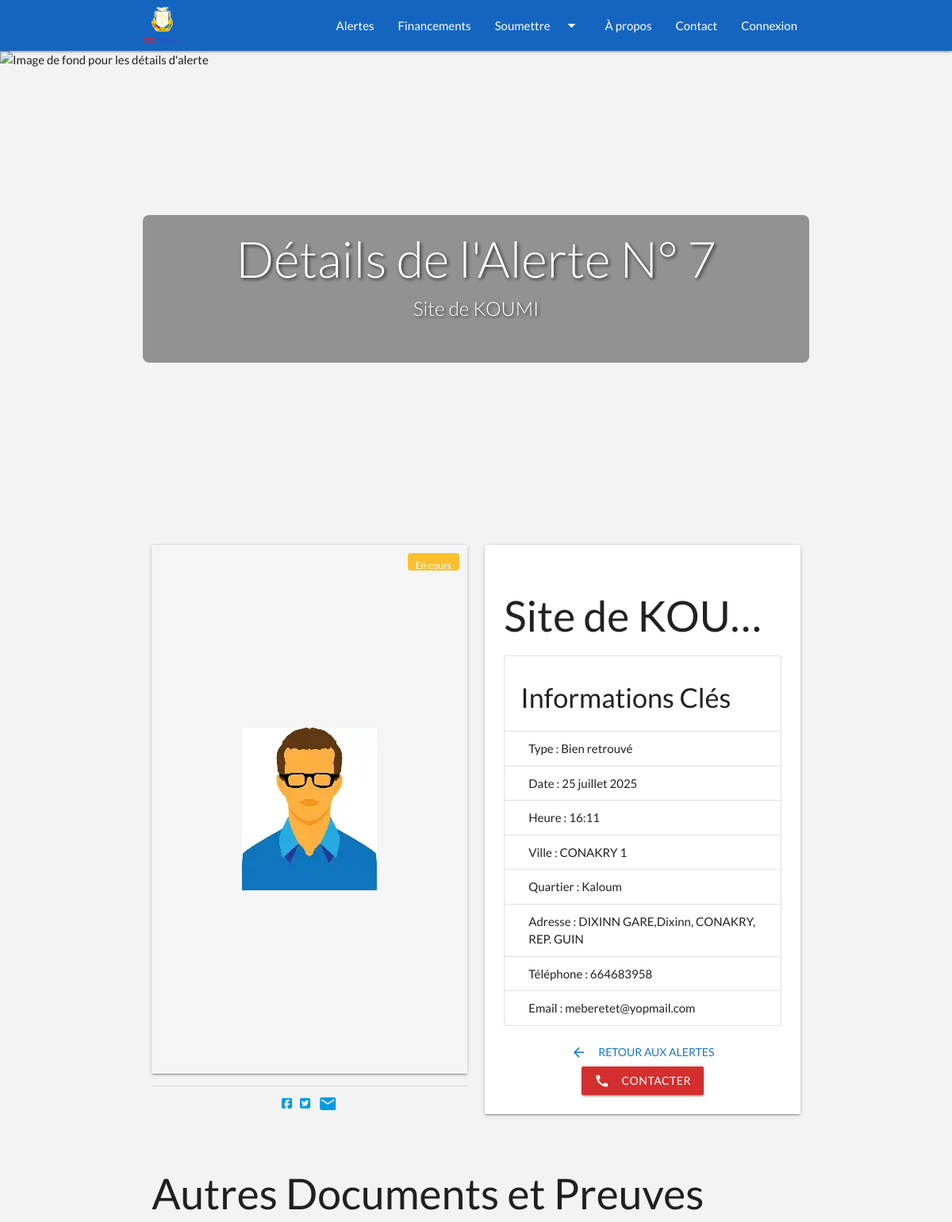
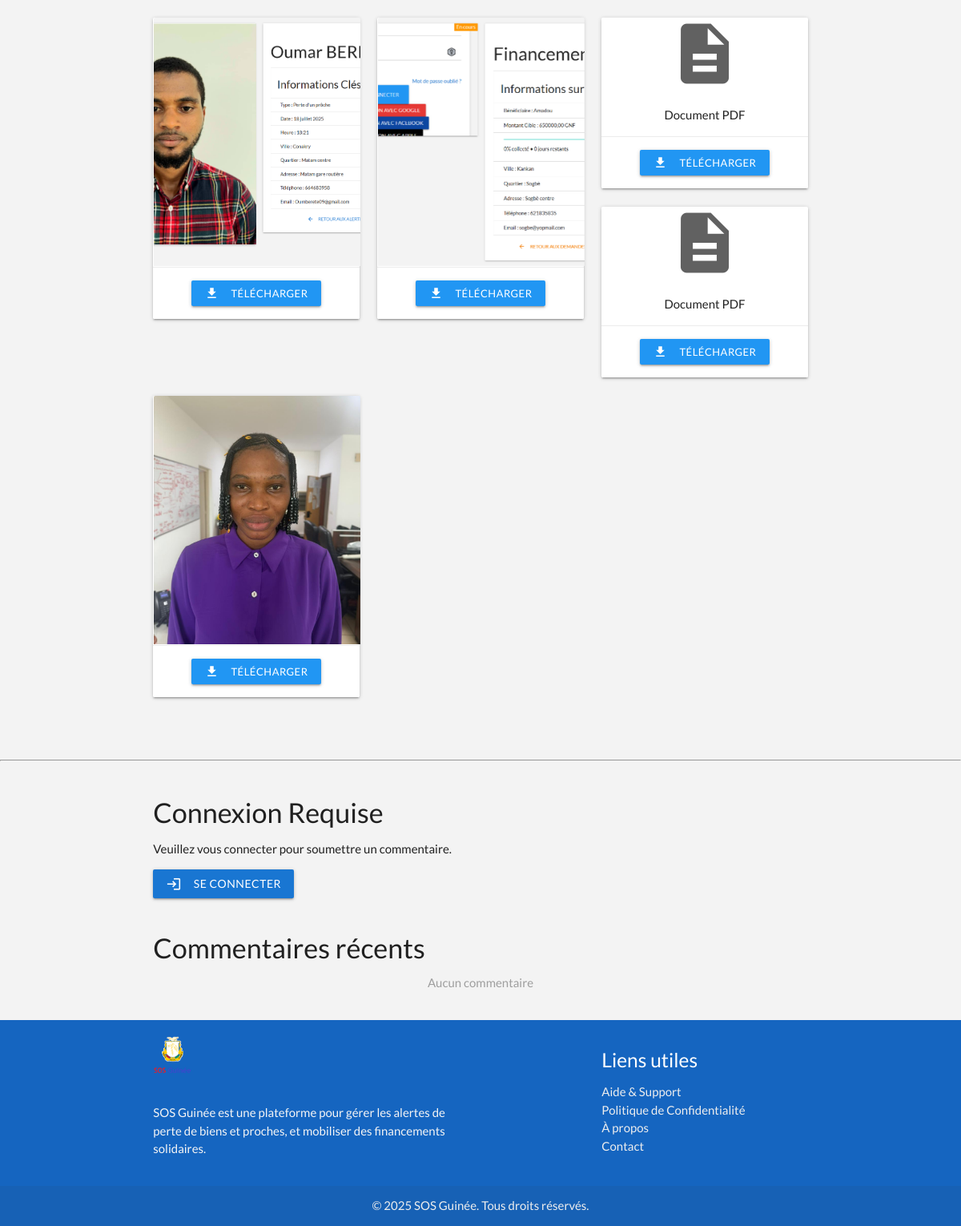
Page /loss-alert-details/7/ on the committed database (2 pictures, top to bottom).
### page/models.py (models this page shows, shortened)
class BaseEntity(models.Model):
    created_at = models.DateTimeField(auto_now_add=True)
    updated_at = models.DateTimeField(auto_now=True)
    isDeleted = models.BooleanField(blank=True, null=True, default=False)
    created_by = models.ForeignKey(
        User,
        on_delete=models.SET_NULL,
        null=True,
        blank=True,
        related_name='created_%(class)s_set'
    )
    updated_by = models.ForeignKey(
        User,
        on_delete=models.SET_NULL,
        null=True,
        blank=True,
        related_name='updated_%(class)s_set'
    )
    deleted_by = models.ForeignKey(
        User,
        on_delete=models.SET_NULL,
        null=True,
        blank=True,
        related_name='deleted_%(class)s_set'
    )
    class Meta:
        abstract = True

class LossAlert(BaseEntity):
    name = models.CharField(max_length=255, verbose_name='Nom du sujet concerné')
    loss_alert_type = models.ForeignKey(LossAlertType, on_delete=models.PROTECT, blank=True, null=True, verbose_name='Type alerte perte')
    loss_alert_status = models.ForeignKey(LossAlertStatus, on_delete=models.PROTECT, blank=True, null=True)
    description = models.TextField(verbose_name='Description')
    principal_image = models.ImageField(upload_to='img/alerts/', blank=True, null=True, verbose_name='Image Principale')
    email = models.CharField(max_length=255, null=True, blank=True, verbose_name='Email')
    phone = models.CharField(max_length=255, null=True, blank=True, verbose_name='Telephone')
    country = models.CharField(max_length=255, default="Guinée", blank=True, null=True, verbose_name='Pays')
    city = models.CharField(max_length=255, verbose_name='Ville')
    quarter = models.CharField(max_length=255, verbose_name='Quartier')
    address = models.CharField(max_length=255, verbose_name='Adresse')
    date_alert = models.DateField(verbose_name='Date alerte perte')
    hour_alert = models.TimeField(blank=True, null=True, verbose_name='Heure alerte perte')
    optional_docs = models.ManyToManyField(OptionalAlertDoc, verbose_name='Autres documents', blank=True, related_name='loss_alert')
    objects = BaseManager()
    all_objects = AllObjectsManager()
    @property
    def type_alert_name(self):
        if self.loss_alert_type:
            return self.loss_alert_type.name
        else:
            return "Alerte Perte"
    @property
    def status_alert_name(self):
        if self.loss_alert_status:
            return self.loss_alert_status.name
        else :
            return "Statut non defini"
    class Meta:
        verbose_name = 'Alerte perte'
        verbose_name_plural = 'Alertes perte'
        db_table = 'loss_alert'

class LossAlertStatus(BaseEntity):
    name = models.CharField(max_length=255, verbose_name='Statut alerte perte', unique=True)
    description = models.TextField(verbose_name='Description Statut alerte perte')
    objects = BaseManager()
    all_objects = AllObjectsManager()
    class Meta:
        verbose_name = 'Statut alerte perte'
        verbose_name_plural = 'Statuts alerte perte'
        db_table = 'loss_alert_status'

class LossAlertType(BaseEntity):
    name = models.CharField(max_length=255, verbose_name='Type alerte perte', unique=True)
    description = models.TextField(verbose_name='Description Type alerte perte')
    objects = BaseManager()
    all_objects = AllObjectsManager()
    class Meta:
        verbose_name = 'Type alerte perte'
        verbose_name_plural = 'Types alerte perte'
        db_table = 'loss_alert_type'

class OptionalAlertDoc(BaseEntity):
    document = models.FileField(upload_to='img/alerts/', verbose_name='Autres documents', blank=True, null=True)
    document_name = models.CharField(max_length=255, verbose_name='Nom document', blank=True, null=True)
    document_type = models.CharField(max_length=255, verbose_name='Type document', blank=True, null=True)
    document_size = models.CharField(max_length=255, verbose_name='Taille document', blank=True, null=True)
    class Meta:
        verbose_name = "Autre documents d'alerte perte"
        verbose_name_plural = "Autres documents d' alerte perte"
        db_table = 'optional_alert_doc'

### page/views.py (the view)
# urls.py: path('loss-alert-details/<int:pk>/', views.loss_alert_detail, name='loss_alert_detail'),
def loss_alert_detail(request, pk):
    alert = get_object_or_404(LossAlert, pk=pk)
    content_type = ContentType.objects.get_for_model(LossAlert)
    comments = Comment.objects.filter(content_type=content_type, object_id=alert.id, isDeleted=False).select_related('user')
    comment_form = CommentForm()
    return render(request, 'page/loss_alert_details.html', {
        'alert': alert,
        'comments': comments,  # 🔴 Important !
        'comment_form': comment_form,
        'model_name': 'lossalert',
        'object_id': alert.id
    })

### page/templates/page/loss_alert_details.html (shortened to what this page needs)
{% extends 'base.html' %}
{% load static custom_filters %}
{% block extracss %}
<link rel="stylesheet" href="{% static 'css/custom_css.css' %}">
{% endblock %}
{% block content %}
<main role="main">
  <section class="parallax-container valign-wrapper hero-section hero-details-page" aria-label="Bannière détails alerte">
    <div class="parallax">
      <img src="{% static 'img/articles/img7.avif' %}" alt="Image de fond pour les détails d'alerte">
    </div>
    <div class="container center-align white-text hero-content">
      <div class="row">
        <div class="col s12">
          <h1 class="header light text-shadow">Détails de l'Alerte N° {{ alert.id }}</h1>
          <h5 class="light text-shadow truncate">{{ alert.name }}</h5>
        </div>
      </div>
    </div>
  </section>
  <section class="section container" aria-labelledby="detail-alert-heading">
    <div class="row">
      <div class="col s12 m6 detail-main-image">
        <div class="card hoverable">
          <div class="card-image">
            <span class="badge yellow darken-2 white-text">{{ alert.status_alert_name }}</span>
            <img src="{% if alert.principal_image %}{{ alert.principal_image.url }}{% else %}{% static 'img/articles/img1.avif' %}{% endif %}"
                 alt="Image alerte {{ alert.name }}" loading="lazy" class="materialboxed">
          </div>
        </div>
        <div class="social-share-buttons">
          <a href="https://www.facebook.com/sharer/sharer.php?u={{ request.build_absolute_uri }}" target="_blank" rel="noopener noreferrer" aria-label="Partager sur Facebook"><i class="fab fa-facebook-square"></i></a>
          <a href="https://twitter.com/intent/tweet?url={{ request.build_absolute_uri }}&text=Alerte%20SOS%20Guinée:%20{{ alert.name|urlencode }}" target="_blank" rel="noopener noreferrer" aria-label="Partager sur Twitter"><i class="fab fa-twitter-square"></i></a>
          <a href="mailto:?subject=Alerte%20SOS%20Guinée:%20{{ alert.name|urlencode }}&body=Consultez%20cette%20alerte%20sur%20SOS%20Guinée:%20{{ request.build_absolute_uri }}" aria-label="Partager par Email"><i class="material-icons">email</i></a>
        </div>
      </div>
      <div class="col s12 m6">
        <div class="card-panel">
          <h2 class="truncate">{{ alert.name }}</h2>
          <ul class="collection with-header">
            <li class="collection-header"><h4>Informations Clés</h4></li>
            <li class="collection-item"><strong>Type :</strong> {{ alert.type_alert_name }}</li>
            <li class="collection-item"><strong>Date :</strong> {{ alert.date_alert|date:"d F Y" }}</li>
            <li class="collection-item"><strong>Heure :</strong> {{ alert.hour_alert }}</li>
            <li class="collection-item"><strong>Ville :</strong> {{ alert.city }}</li>
            <li class="collection-item"><strong>Quartier :</strong> {{ alert.quarter }}</li>
            <li class="collection-item"><strong>Adresse :</strong> {{ alert.address }}</li>
            <li class="collection-item"><strong>Téléphone :</strong> {{ alert.phone }}</li>
            <li class="collection-item"><strong>Email :</strong> {{ alert.email|default:"Non fourni" }}</li>
          </ul>
          <div class="card-action center-align">
            <a href="{% url 'loss_alert_list' %}" class="btn-flat waves-effect waves-light blue-text text-darken-2" aria-label="Retour aux alertes">
              <i class="material-icons left">arrow_back</i> Retour aux Alertes
            </a>
            {% if alert.phone %}
            <a href="tel:{{ alert.phone }}" class="btn waves-effect waves-light red darken-2" aria-label="Contacter par téléphone">
              <i class="material-icons left">call</i> Contacter
            </a>
            {% endif %}
          </div>
        </div>
      </div>
    </div>
    {% if alert.optional_docs.exists %}
    <div class="row">
      <div class="col s12">
        <h2>Autres Documents et Preuves</h2>
        <div class="row">
          {% for doc in alert.optional_docs.all %}
          <div class="col s12 m6 l4">
            <div class="card">
              <div class="card-image">
                {% if doc.document_type|startswith:"image" %}
                <img src="{{ doc.document.url }}" alt="Document image" class="materialboxed" loading="lazy">
                {% else %}
                <div class="document-preview center-align">
                  <i class="material-icons large grey-text text-darken-2">description</i>
                  <p>Document PDF</p>
                </div>
                {% endif %}
              </div>
              <div class="card-action center-align">
                <a href="{{ doc.document.url }}" target="_blank" rel="noopener noreferrer" class="btn-small blue waves-effect waves-light">
                  <i class="material-icons left">file_download</i> Télécharger
                </a>
              </div>
            </div>
          </div>
          {% endfor %}
        </div>
      </div>
    </div>
    {% endif %}
  </section>
  <hr>
  <section class="section container" aria-labelledby="detail-fund-heading">
    {% if user.is_authenticated %}
    <div class="row">
      <div class="col s12">
        <h6>Soumettre un Commentaire</h6>
        <div id="comment-form-section">
          <form id="comment-form" method="post">
            {% csrf_token %}
            {{ comment_form.text }}
            <button type="submit" class="btn waves-effect blue">Commenter</button>
          </form>
        </div>
      </div>
    </div>
    {% else %}
    <div class="row">
      <div class="col s12">
        <h4>Connexion Requise</h4>
        <p>Veuillez vous connecter pour soumettre un commentaire.</p>
        <a href="{% url 'login' %}" class="btn waves-effect waves-light blue darken-2">
          <i class="material-icons left">login</i> Se connecter
        </a>
      </div>
    </div>
    {% endif %}
    <div class="row">
      <div class="col s12">
        <h4>Commentaires récents</h4>
        <div id="comments-list">
          {% if comments %}
          {% for comment in comments %}
          <div class="card-panel">
            <strong>{{ comment.user.username }}</strong> — <small>{{ comment.created_at|date:"d/m/Y H:i" }}</small>
            <p>{{ comment.text }}</p>
          </div>
          {% endfor %}
          {% else %}
          <div class="center grey-text">Aucun commentaire</div>
          {% endif %}
        </div>
      </div>
    </div>
  </section>
</main>
{% endblock %}

### templates/base.html (shortened to what this page needs)
{% load static %}
<!DOCTYPE html>
<html lang="en">
<head>
    <link rel="stylesheet" href="{% static 'css/style.css' %}">
     <link type="text/css" rel="stylesheet" href="{% static 'materialize/css/materialize.min.css' %}"  media="screen,projection"/>
    <link rel="stylesheet" href="https://cdnjs.cloudflare.com/ajax/libs/font-awesome/6.5.2/css/all.min.css" />
    <link rel="stylesheet" href="{% static 'css/custom.css' %}">
    {% block extracss %}{% endblock %}
</head>
<body>
<div class="main-wrapper">
    {% include 'page/components/nav.html' %}
    <main>
        {% block content %}{% endblock %}
    </main>
    {% include 'page/components/footer.html' %}
</div>
</body>
</html>

### page/templates/page/components/nav.html (shortened to what this page needs)
{% load static %}
<nav class="blue darken-3" role="navigation" aria-label="Main navigation">
  <div class="nav-wrapper container">
    <a href="{% url 'home' %}" class="brand-logo">
      <img src="{% static 'img/mylogo.png' %}" alt="SOS Guinée logo" class="responsive-img" style="height:48px; margin-top:8px;">
    </a>
    <ul class="right hide-on-med-and-down">
      <li class="{% if request.resolver_match.url_name == 'loss_alert_list' %}active{% endif %}"><a href="{% url 'loss_alert_list' %}">Alertes</a></li>
      <li class="{% if request.resolver_match.url_name == 'funding_request_list' %}active{% endif %}"><a href="{% url 'funding_request_list' %}">Financements</a></li>
      <li>
        <a class="dropdown-trigger" href="#!" data-target="soumettre-dropdown">Soumettre <i class="material-icons right">arrow_drop_down</i></a>
      </li>
      <li class="{% if request.resolver_match.url_name == 'about_us' %}active{% endif %}"><a href="{% url 'about_us' %}">À propos</a></li>
      <li class="{% if request.resolver_match.url_name == 'contact' %}active{% endif %}"><a href="{% url 'contact' %}">Contact</a></li>
      {% if user.is_authenticated %}
      <li>
        <a class="dropdown-trigger" href="#!" data-target="user-dropdown" aria-label="Menu utilisateur">
          <img src="{% static 'img/avatar/avatar1.png' %}" alt="Profil" class="circle responsive-img" style="height:32px; vertical-align: middle; margin-right:8px;">
          <i class="material-icons right">arrow_drop_down</i>
        </a>
      </li>
      {% else %}
      <li class="{% if request.resolver_match.url_name == 'login' %}active{% endif %}"><a href="{% url 'login' %}">Connexion</a></li>
      {% endif %}
    </ul>
  </div>
</nav>

### page/templates/page/components/footer.html
{% load static %}
<footer class="page-footer blue darken-3" role="contentinfo">
  <div class="container">
    <div class="row">
      <div class="col s12 m6">
        <img src="{% static 'img/mylogo.png' %}" alt="SOS Guinée logo" class="responsive-img" style="height:48px; margin-bottom:16px;">
        <p class="grey-text text-lighten-4">
          SOS Guinée est une plateforme pour gérer les alertes de perte de biens et proches, et mobiliser des financements solidaires.
        </p>
      </div>
      <div class="col s12 m4 offset-m2">
        <h5 class="white-text">Liens utiles</h5>
        <ul>
          <li><a class="grey-text text-lighten-3" href="{% url 'help_support' %}">Aide & Support</a></li>
          <li><a class="grey-text text-lighten-3" href="{% url 'policy_privacy' %}">Politique de Confidentialité</a></li>
          <li><a class="grey-text text-lighten-3" href="{% url 'about_us' %}">À propos</a></li>
          <li><a class="grey-text text-lighten-3" href="{% url 'contact' %}">Contact</a></li>
        </ul>
      </div>
    </div>
  </div>
  <div class="footer-copyright">
    <div class="container center-align grey-text text-lighten-3">
      © 2025 SOS Guinée. Tous droits réservés.
    </div>
  </div>
</footer>

### rows in the picture
LossAlert: id "7", name "Site de KOUMI", status_alert_name "En cours", principal_image (picture), type_alert_name "Bien retrouvé", date_alert "25 juillet 2025", hour_alert "16:11", city "CONAKRY 1", quarter "Kaloum", address "DIXINN GARE,Dixinn, CONAKRY, REP. GUIN", phone "664683958", email "meberetet@yopmail.com"
OptionalAlertDoc: document (picture)
OptionalAlertDoc: document (picture)
OptionalAlertDoc: shows "Document PDF"
OptionalAlertDoc: shows "Document PDF"
OptionalAlertDoc: document (picture)
